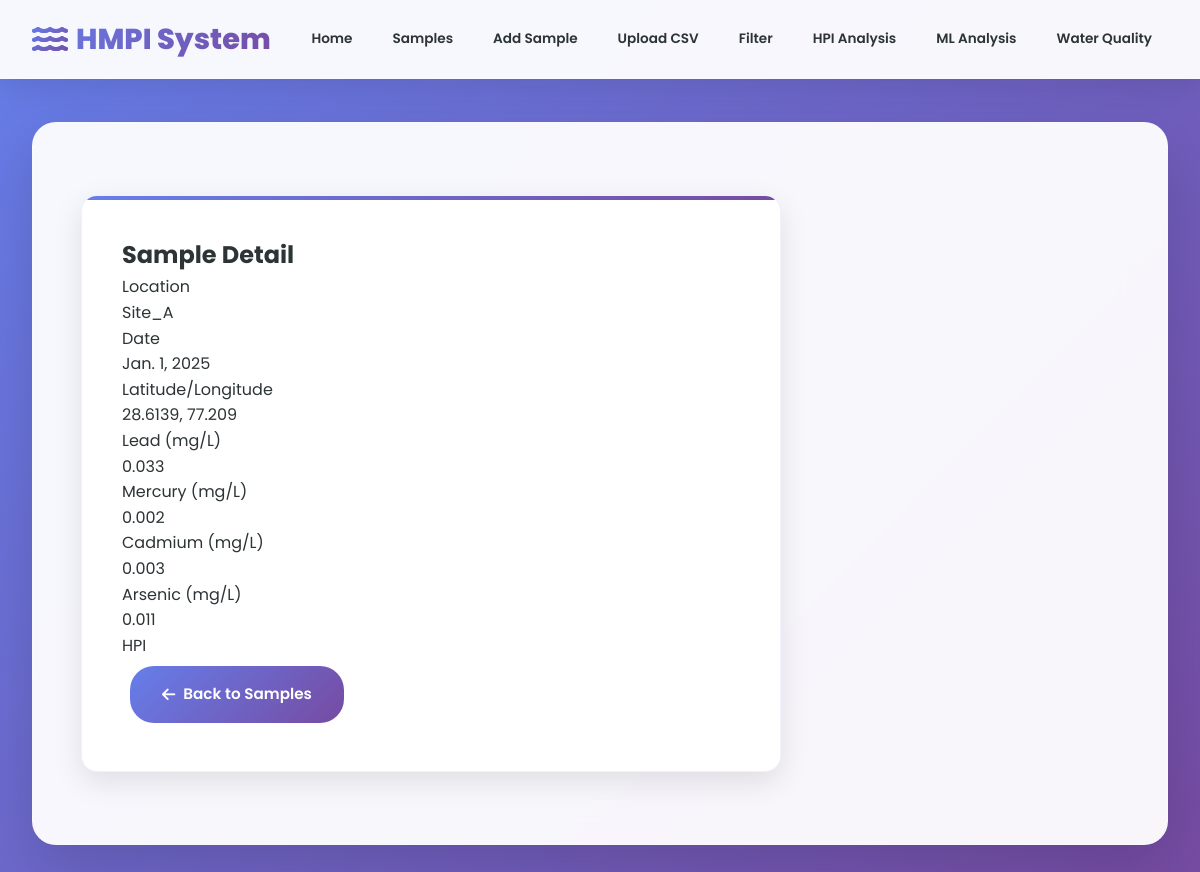
Page /sample/1/ on the committed database.
### hmpi_system_app/models.py (models this page shows, shortened)
class Sample(models.Model):
    location = models.CharField(max_length=100)
    date = models.DateField()
    lead = models.FloatField()
    mercury = models.FloatField()
    cadmium = models.FloatField()
    arsenic = models.FloatField()
    latitude = models.FloatField(blank=True, null=True)
    longitude = models.FloatField(blank=True, null=True)

### hmpi_system_app/views.py (the view)
# urls.py: path('sample/<int:pk>/', views.sample_detail, name='sample_detail'),
def sample_detail(request, pk):
    sample = get_object_or_404(Sample, pk=pk)
    try:
        from .ml_utils import create_individual_graph
        graph = create_individual_graph(sample)
    except Exception:
        graph = None
    hpi = calculate_HPI(_conc_dict(sample))
    is_drinkable, filters = analyze_sample(sample)
    context = {
        'sample': sample,
        'graph': graph,
        'hpi': hpi,
        'is_drinkable': is_drinkable,
        'filters': filters,
    }
    return render(request, 'hmpi_system_app/sample_detail.html', context)

### hmpi_system_app/utils.py (called while the page is built)
def calculate_HPI(concentrations):
    total_weighted_quality = 0
    total_weights = 0
    for metal, conc in concentrations.items():
        Si = STANDARD_LIMITS.get(metal)
        if Si is None:
            continue  # Skip metals without standards
        Wi = 1 / Si
        Qi = (conc / Si) * 100
        total_weighted_quality += Wi * Qi
        total_weights += Wi
    if total_weights == 0:
        return 0
    HPI = total_weighted_quality / total_weights
    return HPI

def analyze_sample(sample):
    limits = {
        'lead': 0.01,
        'mercury': 0.006,
        'cadmium': 0.003,
        'arsenic': 0.01,
    }
    unsafe_metals = []
    if sample.lead > limits['lead']:
        unsafe_metals.append('Lead')
    if sample.mercury > limits['mercury']:
        unsafe_metals.append('Mercury')
    if sample.cadmium > limits['cadmium']:
        unsafe_metals.append('Cadmium')
    if sample.arsenic > limits['arsenic']:
        unsafe_metals.append('Arsenic')
    is_drinkable = len(unsafe_metals) == 0
    suggested_filters = []
    if 'Lead' in unsafe_metals or 'Cadmium' in unsafe_metals or 'Arsenic' in unsafe_metals:
        suggested_filters.append('Reverse Osmosis')
    if 'Mercury' in unsafe_metals:
        suggested_filters.append('Activated Carbon Filter')
    return is_drinkable, suggested_filters

### hmpi_system_app/views.py (called while the page is built)
def _conc_dict(sample):
    return {
        'lead': sample.lead,
        'mercury': sample.mercury,
        'cadmium': sample.cadmium,
        'arsenic': sample.arsenic,
    }

### hmpi_system_app/templates/hmpi_system_app/sample_detail.html (shortened to what this page needs)
{% extends "hmpi_system_app/base.html" %}
{% block content %}
<div class="card bg-white bg-opacity-90 rounded-4 shadow-lg p-5 mx-auto" style="max-width: 700px;">
    <h2 class="text-primary fw-bold mb-4 text-center">Sample Detail</h2>
    <dl class="row fs-5">
        <dt class="col-sm-4">Location</dt>
        <dd class="col-sm-8">{{ sample.location }}</dd>
        <dt class="col-sm-4">Date</dt>
        <dd class="col-sm-8">{{ sample.date }}</dd>
        <dt class="col-sm-4">Latitude/Longitude</dt>
        <dd class="col-sm-8">{{ sample.latitude }}, {{ sample.longitude }}</dd>
        <dt class="col-sm-4">Lead (mg/L)</dt>
        <dd class="col-sm-8">{{ sample.lead }}</dd>
        <dt class="col-sm-4">Mercury (mg/L)</dt>
        <dd class="col-sm-8">{{ sample.mercury }}</dd>
        <dt class="col-sm-4">Cadmium (mg/L)</dt>
        <dd class="col-sm-8">{{ sample.cadmium }}</dd>
        <dt class="col-sm-4">Arsenic (mg/L)</dt>
        <dd class="col-sm-8">{{ sample.arsenic }}</dd>
        <dt class="col-sm-4">HPI</dt>
    </dl>
    <div class="text-end mt-4">
        <a href="{% url 'sample_list' %}" class="btn btn-primary rounded-pill px-4">
            <i class="fas fa-arrow-left"></i> Back to Samples
        </a>
    </div>
</div>
{% endblock %}

### hmpi_system_app/templates/hmpi_system_app/base.html (shortened to what this page needs)
<!DOCTYPE html>
<html lang="en">
<head>
    <link href="https://cdnjs.cloudflare.com/ajax/libs/font-awesome/6.0.0/css/all.min.css" rel="stylesheet">
</head>
<body>
    <nav class="navbar">
        <div class="nav-container">
            <a href="{% url 'home' %}" class="logo">
                <i class="fas fa-water"></i> HMPI System
            </a>
            <ul class="nav-menu">
                <li class="nav-item">
                    <a href="{% url 'home' %}"> Home</a>
                </li>
                <li class="nav-item">
                    <a href="{% url 'sample_list' %}"> Samples</a>
                </li>
                <li class="nav-item">
                    <a href="{% url 'add_sample' %}"> Add Sample</a>
                </li>
                <li class="nav-item">
                    <a href="{% url 'upload_csv' %}"> Upload CSV</a>
                </li>
                <li class="nav-item">
                    <a href="{% url 'filtered_sample_list' %}"> Filter</a>
                </li>
                <li class="nav-item">
                    <a href="{% url 'sample_with_hpi_list' %}"> HPI Analysis</a>
                </li>
                <li class="nav-item">
                    <a href="{% url 'ml_analysis' %}"> ML Analysis</a>
                </li>
                <li class="nav-item">
                    <a href="{% url 'water_quality' %}"> Water Quality</a>
                </li>
            </ul>
        </div>
    </nav>
    <main class="main-content">
        <div class="container">
            {% block content %}
            {% endblock %}
        </div>
    </main>
</body>
</html>

### hmpi_system_app/templates/hmpi_system_app/base.html (style rules this page uses)
:root { --primary-gradient: linear-gradient(135deg, #667eea 0%, #764ba2 100%); --secondary-gradient: linear-gradient(135deg, #f093fb 0%, #f5576c 100%); --success-gradient: linear-gradient(135deg, #4facfe 0%, #00f2fe 100%); --warning-gradient: linear-gradient(135deg, #43e97b 0%, #38f9d7 100%); --danger-gradient: linear-gradient(135deg, #fa709a 0%, #fee140 100%); --dark-gradient: linear-gradient(135deg, #667eea 0%, #764ba2 100%); --white: #ffffff; --light-gray: #f8f9fa; --gray: #6c757d; --dark: #2d3436; --shadow: 0 10px 30px rgba(0, 0, 0, 0.1); --shadow-lg: 0 20px 60px rgba(0, 0, 0, 0.15); --border-radius: 16px; --border-radius-sm: 8px; --border-radius-lg: 24px; --transition: all 0.3s cubic-bezier(0.4, 0, 0.2, 1); }
* { margin: 0; padding: 0; box-sizing: border-box; }
body { font-family: 'Poppins', sans-serif; background: var(--primary-gradient); min-height: 100vh; color: var(--dark); line-height: 1.6; }
.navbar { background: rgba(255, 255, 255, 0.95); backdrop-filter: blur(20px); border-bottom: 1px solid rgba(255, 255, 255, 0.2); padding: 1rem 0; position: fixed; width: 100%; top: 0; z-index: 1000; box-shadow: var(--shadow); transition: var(--transition); }
.nav-container { max-width: 1400px; margin: 0 auto; display: flex; justify-content: space-between; align-items: center; padding: 0 2rem; }
.logo { font-size: 1.8rem; font-weight: 800; background: var(--primary-gradient); -webkit-background-clip: text; -webkit-text-fill-color: transparent; background-clip: text; text-decoration: none; transition: var(--transition); display: flex; align-items: center; gap: 0.5rem; }
.logo i { font-size: 2rem; background: var(--primary-gradient); -webkit-background-clip: text; -webkit-text-fill-color: transparent; background-clip: text; }
.nav-menu { display: flex; list-style: none; gap: 0.5rem; transition: var(--transition); }
.nav-item { position: relative; }
.nav-item a { text-decoration: none; color: var(--dark); font-weight: 600; padding: 0.8rem 1.2rem; border-radius: var(--border-radius-lg); transition: var(--transition); display: flex; align-items: center; gap: 0.5rem; font-size: 0.9rem; position: relative; overflow: hidden; white-space: nowrap; }
.nav-item a::before { content: ''; position: absolute; top: 0; left: 0; width: 0; height: 100%; background: var(--primary-gradient); transition: var(--transition); border-radius: var(--border-radius-lg); z-index: -1; }
.main-content { margin-top: 90px; padding: 2rem; min-height: calc(100vh - 90px); }
.container { max-width: 1200px; margin: 0 auto; background: rgba(255, 255, 255, 0.95); backdrop-filter: blur(20px); padding: 3rem; border-radius: var(--border-radius-lg); box-shadow: var(--shadow-lg); border: 1px solid rgba(255, 255, 255, 0.2); animation: slideUp 0.8s cubic-bezier(0.4, 0, 0.2, 1); }
.btn { background: var(--primary-gradient); color: var(--white); border: none; padding: 1rem 2rem; border-radius: var(--border-radius-lg); font-weight: 600; cursor: pointer; transition: var(--transition); text-decoration: none; display: inline-flex; align-items: center; gap: 0.5rem; margin: 0.5rem; font-size: 0.95rem; position: relative; overflow: hidden; }
.btn::before { content: ''; position: absolute; top: 0; left: -100%; width: 100%; height: 100%; background: linear-gradient(90deg, transparent, rgba(255, 255, 255, 0.2), transparent); transition: left 0.5s; }
.card { background: var(--white); padding: 2.5rem; border-radius: var(--border-radius); box-shadow: var(--shadow); margin: 1.5rem 0; transition: var(--transition); border: 1px solid rgba(102, 126, 234, 0.1); position: relative; overflow: hidden; }
.card::before { content: ''; position: absolute; top: 0; left: 0; width: 100%; height: 4px; background: var(--primary-gradient); }
@media (max-width: 1200px) { .nav-item a { padding: 0.7rem 1rem; font-size: 0.85rem; } }

### rows in the picture
Sample: location "Site_A", date "Jan. 1, 2025", latitude "28.6139", longitude "77.209", lead "0.033", mercury "0.002", cadmium "0.003", arsenic "0.011"
